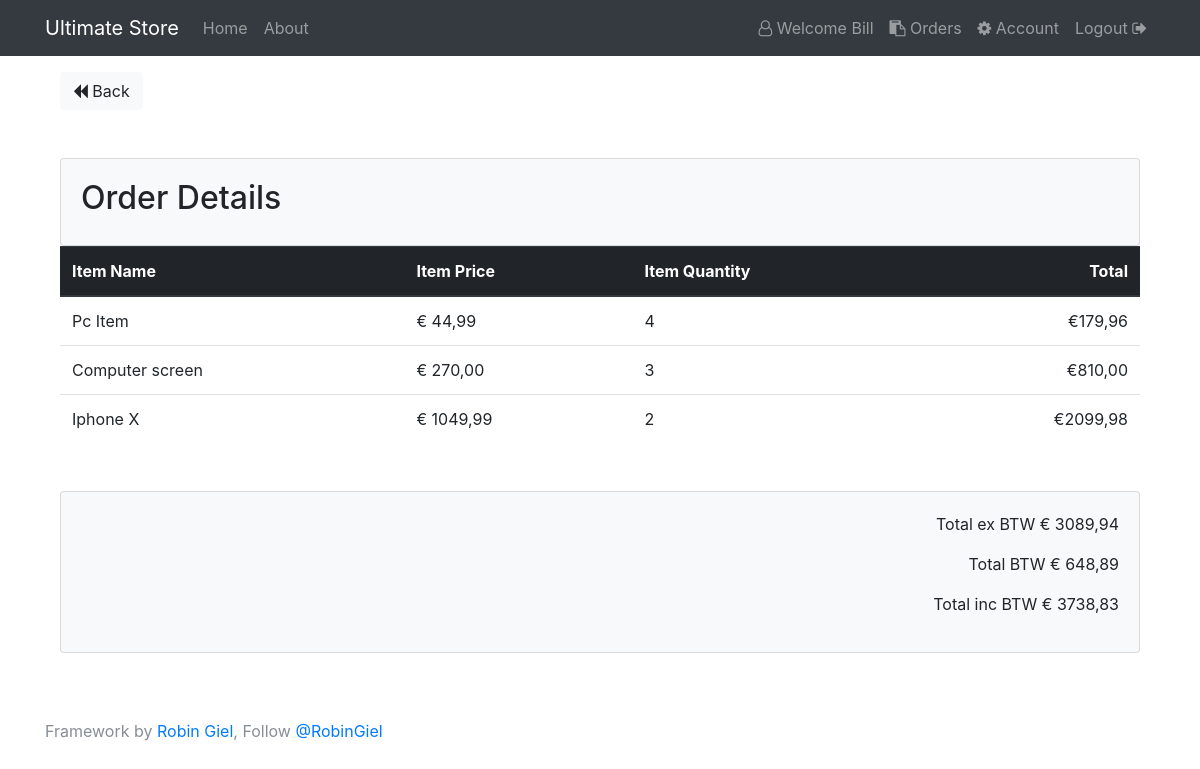
Page /orders/details/44 (signed in) on the committed database.
### tables this page shows
CREATE TABLE `users` (
  `id` int(11) NOT NULL,
  `name` varchar(255) NOT NULL,
  `email` varchar(255) NOT NULL,
  `password` varchar(255) NOT NULL,
  `created_at` datetime NOT NULL DEFAULT CURRENT_TIMESTAMP,
  `role` varchar(255) NOT NULL
);

CREATE TABLE `order_details` (
  `id` int(11) NOT NULL,
  `product_id` int(11) NOT NULL,
  `product_price` double(10,2) NOT NULL,
  `quantity` int(11) NOT NULL,
  `completed_orders_id` int(11) NOT NULL
);

CREATE TABLE `products` (
  `id` int(11) NOT NULL,
  `name` varchar(255) NOT NULL,
  `description` varchar(255) NOT NULL,
  `category` int(11) NOT NULL,
  `price` double(10,2) NOT NULL,
  `img` varchar(255) NOT NULL,
  `user_id` int(11) NOT NULL
);

### app/libraries/Core.php (called while the page is built, shortened)
<?php
class Core{
    protected $currentMethod = 'index';
    public function __construct(){
        $url = $this->getUrl();
        if(file_exists('../app/controllers/' . ucwords($url[0]).'.php')){
            unset($url[0]);
        }
        $this->currentController =  new $this->currentController;
        if(isset($url[1])){
            if(method_exists($this->currentController, $url[1])){
                $this->currentMethod = $url[1];
                unset($url[1]);
            }
        }
        $this->params = $url ? array_values($url) : [];
        call_user_func_array([$this->currentController, $this->currentMethod], $this->params);
    }
    public function getUrl(){
        if(isset($_GET['url'])){
            $url = trim($_GET['url'], '/');
            $url = filter_var($url, FILTER_SANITIZE_URL);
            $url = explode('/', $url);
            return $url;
        }
    }
}

### public/index.php (called while the page is built, shortened)
<?php
$init = new Core;

### app/libraries/Database.php (called while the page is built, shortened)
<?php
    class Database {
        private $host = DB_HOST;
        private $user = DB_USER;
        private $pass = DB_PASS;
        private $dbname = DB_NAME;
        private $dbh;
        private $stmt;
        public function __construct(){
            $dsn = 'mysql:host=' . $this->host . ';dbname=' . $this->dbname;
            $options = array(
                PDO::ATTR_PERSISTENT => true,
                PDO::ATTR_ERRMODE => PDO::ERRMODE_EXCEPTION
            );
            try{
                $this->dbh = new PDO($dsn, $this->user, $this->pass, $options);
            } catch(PDOException $e){
                $this->error = $e->getMessage();
                echo $this->error;
            }
        }
        public function query($sql){
            $this->stmt = $this->dbh->prepare($sql);
        }
        public function bind($param, $value, $type = null){
            if(is_null($type)){
                switch (true){
                    default:
                    $type = PDO::PARAM_STR;
                }
            }
            $this->stmt->bindValue($param, $value, $type);
        }
        public function execute(){
            return $this->stmt->execute();
        }
        public function resultSet(){
            $this->execute();
            return $this->stmt->fetchAll(PDO::FETCH_OBJ);
        }
        public function single(){
            $this->execute();
            return $this->stmt->fetch(PDO::FETCH_OBJ);
        }
    }

### app/models/User.php (called while the page is built, shortened)
<?php
    class User {
        private $db;
        public function __construct(){
            $this->db = new Database;
        }
         public function getUserById($id){
            $this->db->query('SELECT * FROM users WHERE id = :id');
            $this->db->bind(':id', $id);
            $row = $this->db->single();
            return $row;
        }
    }

### app/models/Order.php (called while the page is built, shortened)
<?php
    class Order{
        private $db;
        public function __construct(){
            $this->db = new Database;
        }
        public function getOrderDetailsById($id){
            $this->db->query('SELECT
                            order_details.product_id as productId,
                            products.name as productName,
                            order_details.product_price as productPrice,
                            order_details.quantity as productQuantity
                            FROM order_details
                            INNER JOIN products
                            ON  order_details.product_id = products.id
                            WHERE completed_orders_id = :id');
            $this->db->bind(':id', $id);
            $results = $this->db->resultSet();
            return $results;
        }
    }

### app/views/orders/details.php (the view, shortened to what this page needs)
    <?php require APPROOT . '/views/inc/header.php'; ?>
    <a href="<?php echo URLROOT; ?>/orders" class="btn btn-light"><i class="fa fa-backward"></i> Back</a>
    <div class="card card-body bg-light mt-5">
        <h2>Order Details</h2>
    </div>
    <table class="table">
  <thead class="thead-dark">
    <tr>
      <th scope="col">Item Name</th>
      <th scope="col">Item Price</th>
      <th scope="col">Item Quantity</th>
      <th scope="col" class="text-right">Total</th>
    </tr>
  </thead>
  <tbody>
  <?php
  foreach($data['orders'] as $order): ?>
    <tr>
     <td><?php echo $order->productName; ?></td>
     <td>&euro; <?php echo number_format($order->productPrice, 2, ',', ''); ?></td>
     <td><?php echo $order->productQuantity; ?></td>
     <td class="text-right">&euro;<?php
      $TotalproductPrice = $order->productPrice * $order->productQuantity;
     echo number_format($TotalproductPrice, 2, ',', '');?></td>
    </tr>
  <?php endforeach; ?>
  </tbody>
</table>
    <div class="card card-body bg-light mt-5">
    <p class="text-right"> Total ex BTW &euro; <?php
        $sum = 0;
          foreach($data['orders'] as $order){
            $value = $order->productPrice * $order->productQuantity;
            $sum +=  $value;
          }
          echo number_format($sum, 2, ',', '');
        ?>
      </p>
      <p class="text-right">Total BTW &euro; <?php
       $tax = $sum / 100 * 21;
       echo number_format($tax, 2, ',', '');
      ?></p>
      <p class="text-right">Total inc BTW &euro; <?php
       $totalBtw = $sum + $tax;
       echo number_format($totalBtw, 2, ',', '');
      ?></p>
  </div>
<?php require APPROOT . '/views/inc/footer.php'; ?>

### app/views/inc/navbar.php (shortened to what this page needs)
<header>
<nav class="navbar navbar-expand-lg navbar-dark bg-dark mb-3">
    <div class="container">
      <a class="navbar-brand" href="<?php echo URLROOT; ?>/pages/index"><?php echo SITENAME; ?></a>
      <div class="collapse navbar-collapse" id="navbarsExampleDefault">
        <ul class="navbar-nav mr-auto">
          <li class="nav-item">
            <a class="nav-link" href="<?php echo URLROOT; ?>/pages/index">Home</a>
          </li>
          <li class="nav-item">
            <a class="nav-link" href="<?php echo URLROOT; ?>/pages/about">About</a>
          </li>
        </ul>
        <ul class="navbar-nav ml-auto">
         <?php
         if(isset($_SESSION['user_id']) && $_SESSION['user_role'] === 'medewerker' ) : ?>
          <li class="nav-item">
            <a class="nav-link" href="#"><i class="fa fa-user-o" aria-hidden="true"></i> Welcome <?php  $id = $_SESSION['user_id'];
            $user = $this->userModel->getUserById($id); echo $user->name; ?></a>
          </li>
          <li class="nav-item">
            <a class="nav-link" href="<?php echo URLROOT; ?>/orders"><i class="fa fa-clipboard" aria-hidden="true"></i> Orders</a>
          </li>
          <li class="nav-item">
            <a class="nav-link" href="<?php echo URLROOT; ?>/accounts"><i class="fa fa-cog" aria-hidden="true"></i> Account</a>
          </li>
          <li class="nav-item">
            <a class="nav-link" href="<?php echo URLROOT; ?>/users/logout">Logout <i class="fa fa-sign-out" aria-hidden="true"></i></a>
          </li>
        <?php endif; ?>
        </ul>
      </div>
    </div>
</nav>
</header>

### rows in the picture
users: name "Bill"
order_details: product.name "Pc Item", product_price "44,99", quantity "4", TotalproductPrice "179,96"
order_details: product.name "Computer screen", product_price "270,00", quantity "3", TotalproductPrice "810,00"
order_details: product.name "Iphone X", product_price "1049,99", quantity "2", TotalproductPrice "2099,98"

### other values in the picture
SITENAME "Ultimate Store"
$sum "3089,94"
$tax "648,89"
$totalBtw "3738,83"
